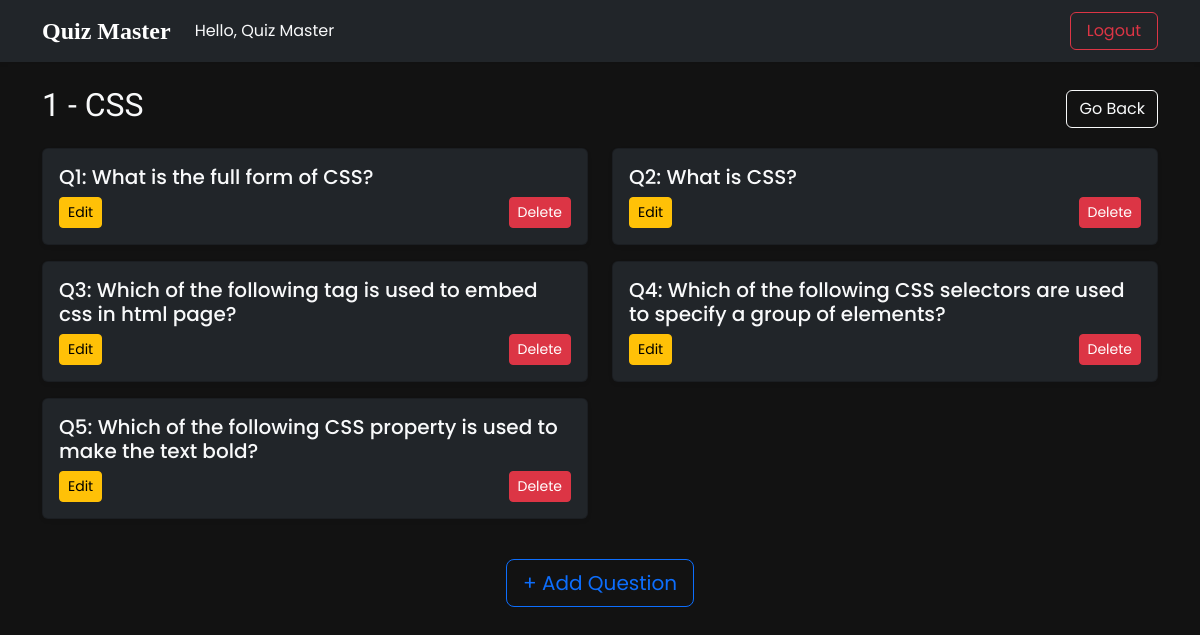
The page /quiz/1 (signed in) on the database its author committed.
### applications/models.py (models this page shows)
class Quiz(db.Model):
    id = db.Column(db.Integer, primary_key=True, autoincrement=True)
    chapter_id = db.Column(db.Integer, db.ForeignKey('chapter.id', ondelete="CASCADE"), unique=True, nullable=False)
    date_of_quiz = db.Column(db.Date, nullable=False)
    time_duration = db.Column(db.String(10), nullable=False)
    remarks = db.Column(db.Text, nullable=True)
    questions = db.relationship('Question', backref='quiz', cascade="all, delete-orphan")
    scores = db.relationship('Score', backref='quiz', lazy=True)

class Chapter(db.Model):
    id = db.Column(db.Integer, primary_key=True, autoincrement=True)
    name = db.Column(db.String(100), nullable=False, unique=True)
    description = db.Column(db.Text, nullable=True)
    subject_id = db.Column(db.Integer, db.ForeignKey('subject.id'), nullable=False)
    quizzes = db.relationship('Quiz', backref='chapter', cascade="all, delete")

class Question(db.Model):
    id = db.Column(db.Integer, primary_key=True, autoincrement=True)
    quiz_id = db.Column(db.Integer, db.ForeignKey('quiz.id'), nullable=False)
    question_statement = db.Column(db.Text, nullable=False)
    option1 = db.Column(db.String(200), nullable=False)
    option2 = db.Column(db.String(200), nullable=False)
    option3 = db.Column(db.String(200), nullable=False)
    option4 = db.Column(db.String(200), nullable=False)
    correct_option = db.Column(db.Integer, nullable=False)

### applications/routes.py (the view)
@app.route('/quiz/<int:quiz_id>')
def quiz_details(quiz_id):
    if session['user_role'] != 'admin':
        flash("You are not authorized to access this page.", "warning")
        return redirect(url_for('user_dashboard'))
    quiz = Quiz.query.get_or_404(quiz_id)
    chapters = Chapter.query.all()
    return render_template("quiz_details.html", quiz=quiz, chapters=chapters)

### templates/quiz_details.html (shortened to what this page needs)
{% extends "base.html" %}
{% block body %}
<div class="container mt-4">
    <div class="d-flex justify-content-between align-items-center mb-3">
        <h2 class="heading text-light">{{ quiz.id }} - {{ chapters[quiz.chapter_id|int - 1].name }}</h2>
        <a href="{{ url_for('quiz') }}" class="btn btn-outline-light">Go Back</a>
    </div>
    <div class="row">
        {% if quiz.questions %}
            {% for question in quiz.questions %}
            <div class="col-md-6">
                <div class="card text-light bg-dark shadow-sm mb-3">
                    <div class="card-body">
                        <h5 class="card-title">Q{{ loop.index }}: {{ question.question_statement }}</h5>
                        <div class="d-flex justify-content-between">
                            <a href="{{ url_for('edit_question', question_id=question.id) }}" class="btn btn-warning btn-sm">Edit</a>
                            <form action="{{ url_for('delete_question', question_id=question.id) }}" method="POST">
                                <button type="submit" class="btn btn-danger btn-sm" onclick="return confirm('Delete this question?')">
                                    Delete
                                </button>
                            </form>
                        </div>
                    </div>
                </div>
            </div>
            {% endfor %}
        {% else %}
            <div class="col-12 text-center">
                <p class="text-light heading">No questions available for this quiz. Add a new question below.</p>
            </div>
        {% endif %}
    </div>
    <div class="text-center mt-4">
        <a href="{{ url_for('add_question', quiz_id=quiz.id) }}" class="btn btn-outline-primary btn-lg">
            + Add Question
        </a>
    </div>
</div>
{% endblock %}

### static/style.css (style rules this page uses)
* { margin: 0; padding: 0; box-sizing: border-box; }
html, body { height: 100%; overflow-x: hidden; }
html { scroll-behavior: smooth; }
body { background-color: #121212; color: #E0E0E0; font-family: 'Poppins', sans-serif; }
.heading { font-family: 'Delius', cursive; }

### rows shown on the page
Quiz: id "1"
Chapter: name "CSS"
Question: question_statement "What is the full form of CSS?"
Question: question_statement "What is CSS?"
Question: question_statement "Which of the following tag is used to embed css in html page?"
Question: question_statement "Which of the following CSS selectors are used to specify a group of elements?"
Question: question_statement "Which of the following CSS property is used to make the text bold?"

### other values the page prints
{{ session['user_name'] }} "Quiz Master"
